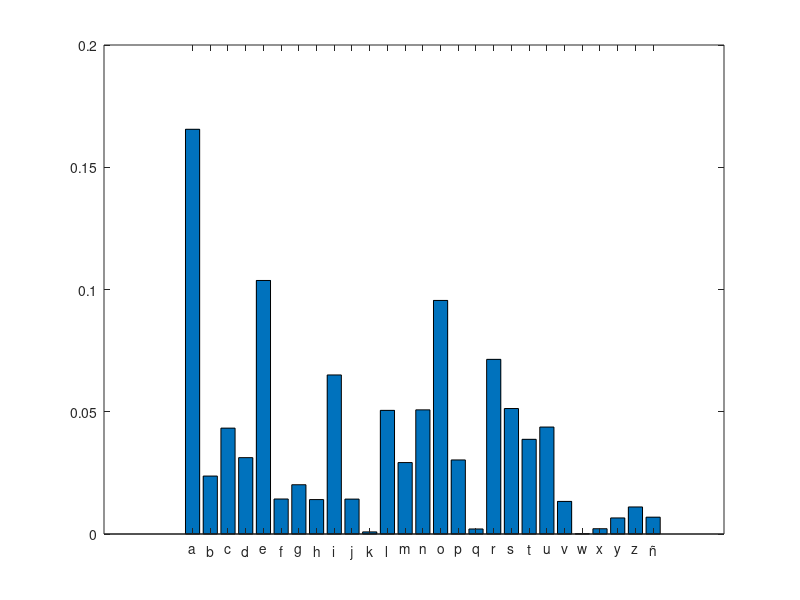
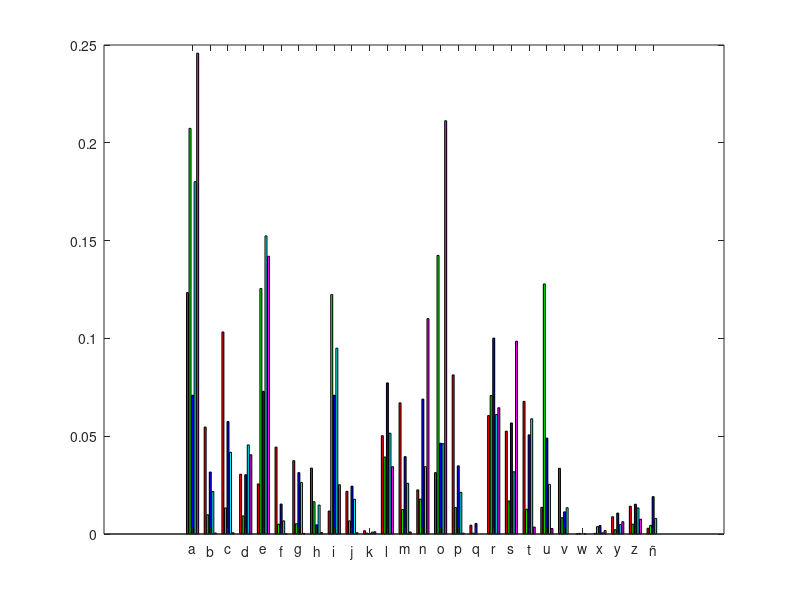
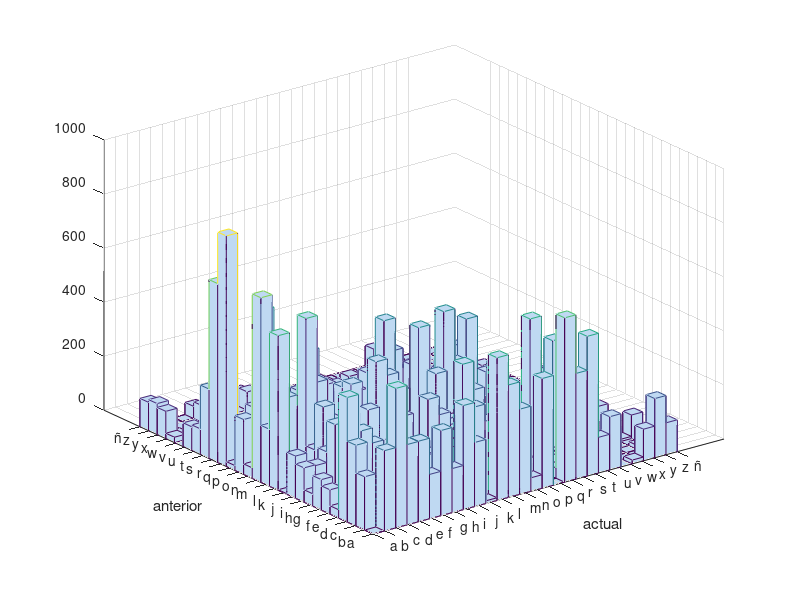

Source code (MATLAB) for these figures, in order:
## EL5857 Aprendizaje Automático
## (C) 2022 Pablo Alvarado
## Material para la Lección 04

## En esta práctica se deberán calcular y graficar algunas
## probabilidades de letras en palabras de 5 letras en español.

## Cargar todas las palabras de 5 letras como un cell array.
## Ese archivo ha sido limpiado de caracteres extraños como espacios,
## paréntesis, o la letra O.
fid=fopen("palabras5ascii.txt");
O=textscan(fid,'%s');
fclose(fid);

## Por algún motivo, a todas las palabras excepto la última se les
## pone un espacio al final.  La siguiente línea pega todas las
## palabras en una sola línea, donde cada palabra ocupa 6 caracteres,
## siendo el último un espacio.
S=[double(strjoin({O{1,1}{:}})) 32];

## La ñ está codificada como N que no calza en la secuencia.  La vamos
## a pasar al 123 que es '}' después de z
S(S==78)=123;
S=S-double('a');

## Esto transforma las palabras cada una en una fila de D.  Se recorta
## la última columna de espacios.
D=reshape(S,6,length(S)/6)'(:,1:5);

pkg load statistics;

## Primera parte
## Probabilidad de cada letra

bins=unique(D(:));
[n,l]=hist(D(:),bins);

letras={'a','b','c','d','e','f','g','h','i',...
        'j','k','l','m','n','o','p','q','r',...
        's','t','u','v','w','x','y','z','ñ'};

p = n/sum(n);
        
bar(bins,p);
set(gca,'xtick',bins);
set(gca,'xticklabel',letras);


## Segunda parte
## Probabilidad condicional en la posición

figure(2,"name","p(letra|pos)");
hold off;
H=[];
for pos=[1:5]
  [N1,devnull]=hist(D(:,pos),bins);
  P=N1/sum(N1);

  H(:,pos)=P;
endfor

h=bar(bins,H);
set(gca,'xtick',bins);
set(gca,'xticklabel',letras);
set(h(1),"facecolor","r");
set(h(2),"facecolor","g");
set(h(3),"facecolor","b");
set(h(4),"facecolor","c");
set(h(5),"facecolor","m");

## Tercera parte: probabilidad de cada letra, dado que la anterior es
## otra letra

figure(3,"name","p(letra|ant=letra)")

D2=[D(:,1:2);D(:,2:3);D(:,3:4);D(:,4:5)];
[N,C]=hist3(D2,[length(bins),length(bins)]);
hist3(D2,[length(bins),length(bins)])


P=N/sum(N(:));

set(gca,'xtick',bins);
set(gca,'xticklabel',letras);
set(gca,'ytick',bins);
set(gca,'yticklabel',letras);

xlabel("actual");
ylabel("anterior");
